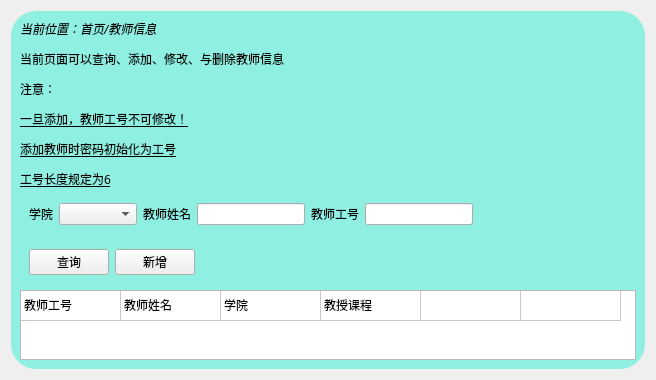
     <widget class="QWidget" name="ATeacherInfoP">
      <layout class="QGridLayout" name="gridLayout_3">
       <item row="1" column="0" alignment="Qt::AlignHCenter">
        <widget class="QWidget" name="widget_5" native="true">
         <property name="styleSheet">
          <string notr="true">#widget_5{

	background-color: rgba(104, 240, 220,180);
border-radius:25px;
}</string>
         </property>
         <layout class="QVBoxLayout" name="verticalLayout_2">
          <item>
           <widget class="QLabel" name="label_31">
            <property name="font">
             <font>
              <family>宋体</family>
              <pointsize>14</pointsize>
             </font>
            </property>
            <property name="text">
             <string>&lt;html&gt;&lt;head/&gt;&lt;body&gt;&lt;p&gt;&lt;span style=&quot; font-size:9pt; font-style:italic;&quot;&gt;当前位置：首页/教师信息&lt;/span&gt;&lt;/p&gt;&lt;p&gt;&lt;span style=&quot; font-size:9pt;&quot;&gt;当前页面可以查询、添加、修改、与删除教师信息&lt;/span&gt;&lt;/p&gt;&lt;p&gt;&lt;span style=&quot; font-size:9pt;&quot;&gt;注意：&lt;/span&gt;&lt;/p&gt;&lt;p&gt;&lt;span style=&quot; font-size:9pt; text-decoration: underline;&quot;&gt;一旦添加，教师工号不可修改！&lt;/span&gt;&lt;/p&gt;&lt;p&gt;&lt;span style=&quot; font-size:9pt; text-decoration: underline;&quot;&gt;添加教师时密码初始化为工号&lt;/span&gt;&lt;/p&gt;&lt;p&gt;&lt;span style=&quot; font-size:9pt; text-decoration: underline;&quot;&gt;工号长度规定为6&lt;/span&gt;&lt;/p&gt;&lt;/body&gt;&lt;/html&gt;</string>
            </property>
           </widget>
          </item>
          <item alignment="Qt::AlignLeft">
           <widget class="QWidget" name="widget_6" native="true">
            <layout class="QHBoxLayout" name="horizontalLayout_4">
             <item alignment="Qt::AlignLeft">
              <widget class="QLabel" name="label_4">
               <property name="text">
                <string>学院</string>
               </property>
              </widget>
             </item>
             <item alignment="Qt::AlignLeft">
              <widget class="QComboBox" name="comboBox_2">
               <item>
                <property name="text">
                 <string/>
                </property>
               </item>
               <item>
                <property name="text">
                 <string>格兰芬多</string>
                </property>
               </item>
               <item>
                <property name="text">
                 <string>赫奇帕奇</string>
                </property>
               </item>
               <item>
                <property name="text">
                 <string>拉文克劳</string>
                </property>
               </item>
               <item>
                <property name="text">
                 <string>斯莱特林</string>
                </property>
               </item>
              </widget>
             </item>
             <item>
              <widget class="QLabel" name="label_5">
               <property name="text">
                <string>教师姓名</string>
               </property>
              </widget>
             </item>
             <item>
              <widget class="QLineEdit" name="lineEdit_3"/>
             </item>
             <item>
              <widget class="QLabel" name="label_6">
               <property name="text">
                <string>教师工号</string>
               </property>
              </widget>
             </item>
             <item>
              <widget class="QLineEdit" name="lineEdit_4"/>
             </item>
            </layout>
           </widget>
          </item>
          <item alignment="Qt::AlignLeft">
           <widget class="QWidget" name="widget_8" native="true">
            <layout class="QHBoxLayout" name="horizontalLayout_6">
             <item>
              <widget class="QPushButton" name="query_pushButton2">
               <property name="text">
                <string>查询</string>
               </property>
              </widget>
             </item>
             <item>
              <widget class="QPushButton" name="addTer_pushButton">
               <property name="text">
                <string>新增</string>
               </property>
              </widget>
             </item>
            </layout>
           </widget>
          </item>
          <item alignment="Qt::AlignLeft">
           <widget class="QTableWidget" name="AteachertableWidget">
            <property name="sizeAdjustPolicy">
             <enum>QAbstractScrollArea::AdjustToContents</enum>
            </property>
            <property name="editTriggers">
             <set>QAbstractItemView::NoEditTriggers</set>
            </property>
            <attribute name="horizontalHeaderVisible">
             <bool>false</bool>
            </attribute>
            <attribute name="verticalHeaderVisible">
             <bool>false</bool>
            </attribute>
            <row>
             <property name="text">
              <string>新建行</string>
             </property>
            </row>
            <column>
             <property name="text">
              <string>学生学号</string>
             </property>
            </column>
            <column>
             <property name="text">
              <string>学生姓名</string>
             </property>
            </column>
            <column>
             <property name="text">
              <string>学院</string>
             </property>
            </column>
            <column>
             <property name="text">
              <string>教授课程</string>
             </property>
            </column>
            <column>
             <property name="text">
              <string>更改信息</string>
             </property>
            </column>
            <column>
             <property name="text">
              <string>删除</string>
             </property>
            </column>
            <item row="0" column="0">
             <property name="text">
              <string>教师工号</string>
             </property>
            </item>
            <item row="0" column="1">
             <property name="text">
              <string>教师姓名</string>
             </property>
            </item>
            <item row="0" column="2">
             <property name="text">
              <string>学院</string>
             </property>
            </item>
            <item row="0" column="3">
             <property name="text">
              <string>教授课程</string>
             </property>
            </item>
           </widget>
          </item>
         </layout>
        </widget>
       </item>
      </layout>
     </widget>
